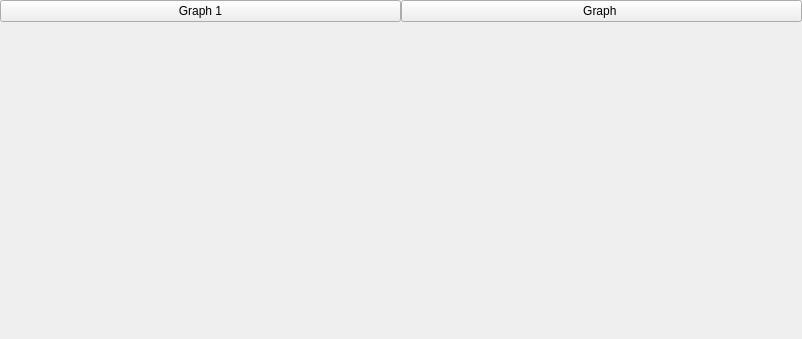
<?xml version="1.0" encoding="UTF-8"?>
<ui version="4.0">
 <class>predict_ctl_wid</class>
 <widget class="QWidget" name="predict_ctl_wid">
  <property name="geometry">
   <rect>
    <x>0</x>
    <y>0</y>
    <width>802</width>
    <height>339</height>
   </rect>
  </property>
  <property name="windowTitle">
   <string>Form</string>
  </property>
  <layout class="QVBoxLayout" name="verticalLayout">
   <property name="spacing">
    <number>0</number>
   </property>
   <property name="leftMargin">
    <number>0</number>
   </property>
   <property name="topMargin">
    <number>0</number>
   </property>
   <property name="rightMargin">
    <number>0</number>
   </property>
   <property name="bottomMargin">
    <number>0</number>
   </property>
   <item>
    <layout class="QHBoxLayout" name="horizontalLayout">
     <property name="spacing">
      <number>0</number>
     </property>
     <item>
      <widget class="QPushButton" name="predict_graph1_btn">
       <property name="text">
        <string>Graph 1</string>
       </property>
      </widget>
     </item>
     <item>
      <widget class="QPushButton" name="predict_graph1_btn_2">
       <property name="text">
        <string>Graph </string>
       </property>
      </widget>
     </item>
    </layout>
   </item>
   <item>
    <widget class="QStackedWidget" name="stackedWidget">
     <widget class="QWidget" name="page_one">
      <layout class="QVBoxLayout" name="verticalLayout_2">
       <property name="spacing">
        <number>0</number>
       </property>
       <property name="leftMargin">
        <number>0</number>
       </property>
       <property name="topMargin">
        <number>0</number>
       </property>
       <property name="rightMargin">
        <number>0</number>
       </property>
       <property name="bottomMargin">
        <number>0</number>
       </property>
      </layout>
     </widget>
     <widget class="QWidget" name="page_2"/>
    </widget>
   </item>
  </layout>
 </widget>
 <resources/>
 <connections/>
</ui>
